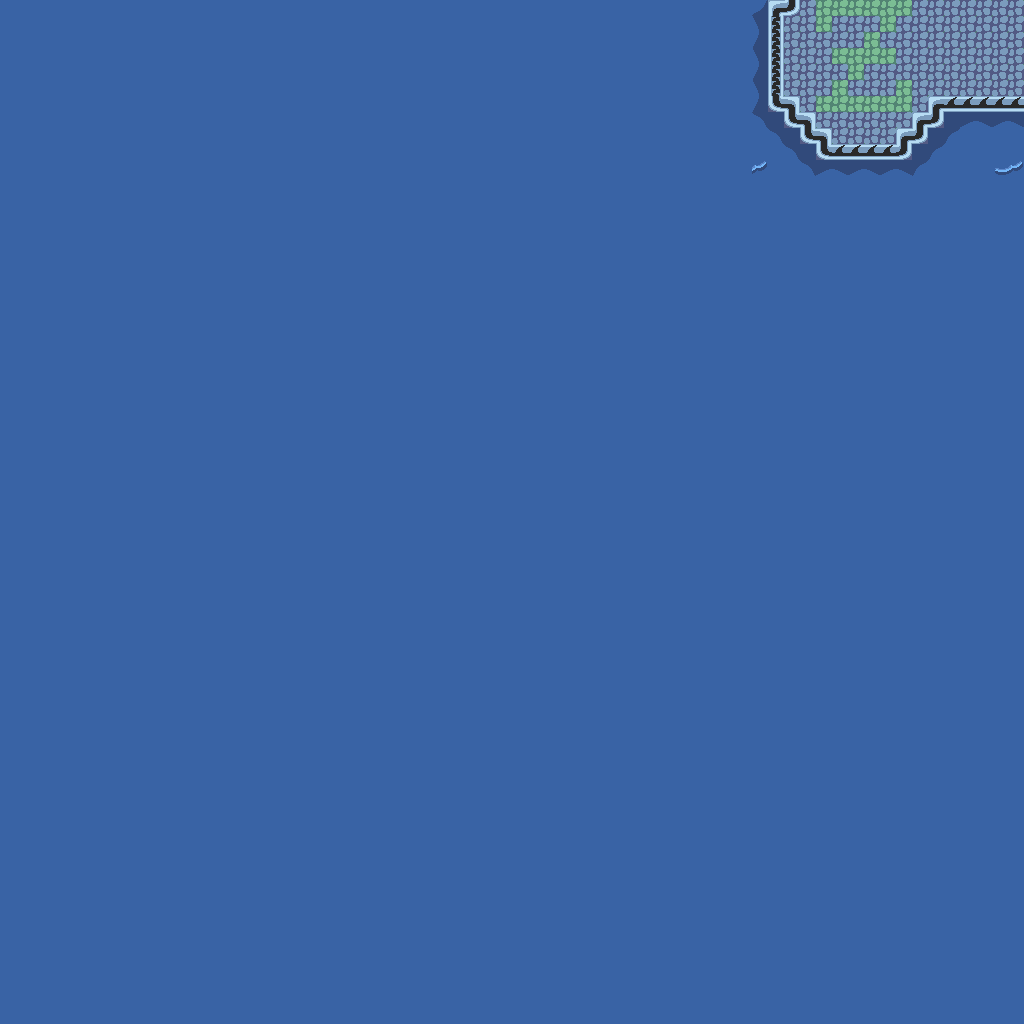

A level layout from a 2D game, rendered from its tile map. Below: a short description, then the map file with tile-grid data replaced by summaries:
An orthogonal 64x64 tile map with 16x16 px tiles, 1 tile layer (base), 2 hidden layers not drawn and 1 object.

<map version="1.10" tiledversion="1.12.1" orientation="orthogonal" renderorder="right-down" width="64" height="64" tilewidth="16" tileheight="16" infinite="0" nextlayerid="4" nextobjectid="2">
 <tileset firstgid="1" source="../classiciphone_pics4.tsx" />
 <layer id="1" name="base" width="64" height="64">
  <data>[4096 cells, 4096 non-empty, 19 distinct tile ids]</data>
 </layer>
 <layer id="2" name="collision" width="64" height="64" visible="0">
  <properties><property name="collision" value="true" /></properties>
  <data>[4096 cells, 59 non-empty, 1 distinct tile ids]</data>
 </layer>
 <layer id="3" name="water" width="64" height="64" visible="0">
  <properties><property name="terrain" value="water" /></properties>
  <data>[4096 cells, 3930 non-empty, 1 distinct tile ids]</data>
 </layer>
 <objectgroup id="4" name="npcs">
  <object id="1" x="848.0" y="16.0" width="16" height="16">
   <properties>
    <property name="script" type="string">-- Auto-converted from GraalScript
-- // Graal2002 NPC by Stefan Knorr
-- if (created) {
-- // Initialize the attributes
-- showcharacter;
-- setcharprop #3,head327.png;
-- setcharprop #C0,lightblue;
-- setcharprop #C1,black;
-- setcharprop #C2,black;
-- setcharprop #C3,darkgreen;
-- setcharprop #C4,blue;
-- setcharprop #8,body11.png;
-- setcharprop #2,no-shield.png;
-- shieldpower = 1;
-- dir = 2;
end</property>
   </properties>
  </object>
 </objectgroup>
</map>
